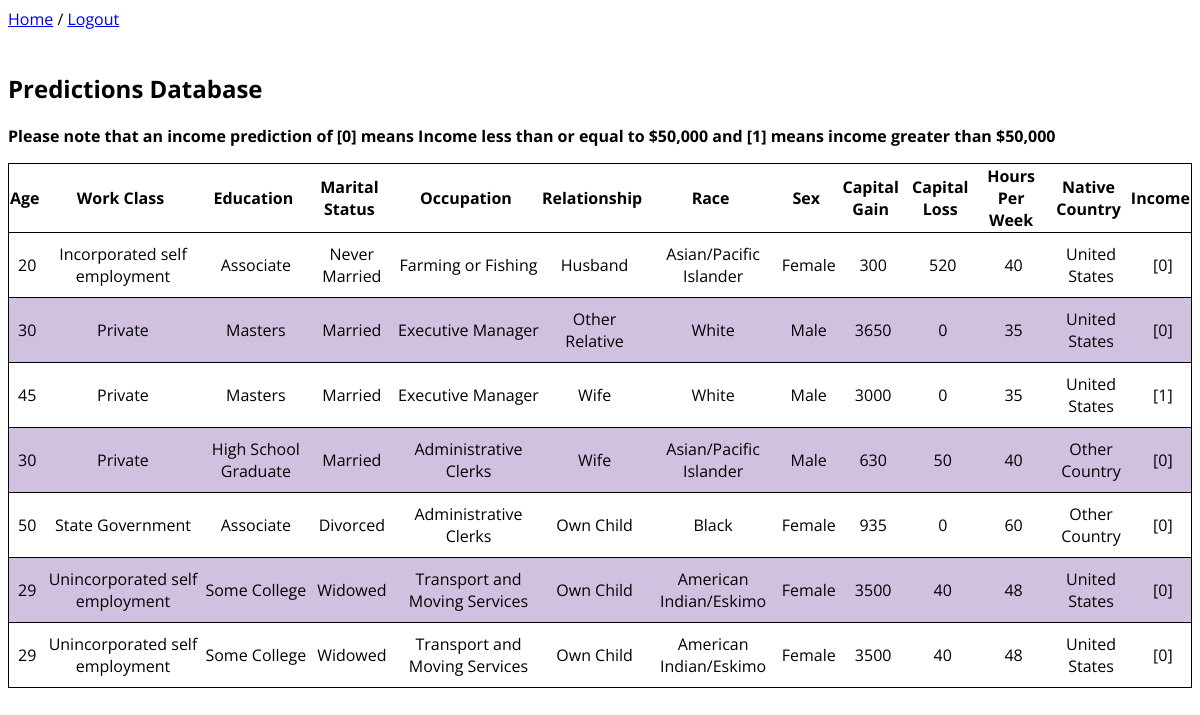
The page /predictlist/ (signed in) on the database its author committed.
### myauthapp/models.py (models this page shows, shortened)
class PredictIncome(models.Model):
    age = models.IntegerField()
    PRIVATE = 'Private'
    SELFNOTINC = 'Unincorporated self employment'
    SELFINC = 'Incorporated self employment'
    FEDGOV = 'Federal Government'
    LOCGOV = 'Local Government'
    STATEGOV = 'State Government'
    WITHOUTPAY = 'Without Pay'
    NEVER = 'Never Worked'
    WORKCLASS_CHOICES = [
        (PRIVATE, 'Private'),
        (SELFNOTINC, 'Unincorporated self employment'),
        (SELFINC, 'Incorporated self employment'),
        (FEDGOV, 'Federal Government'),
        (LOCGOV, 'Local Government'),
        (STATEGOV, 'State Government'),
        (WITHOUTPAY, 'Without Pay'),
        (NEVER, 'Never Worked'),
    ]
    work_class = models.CharField(
        max_length=50,
        choices=WORKCLASS_CHOICES,
    )
    PRETOTWELVE = 'PreSchool to 12th Grade'
    HSGRAD = 'High School Graduate'
    SOMECOL = 'Some College'
    ASSOCIATE = 'Associate'
    BACHELOR = 'Bachelors'
    MASTERS = 'Masters'
    PROFSCH = 'Professional School'
    DOCTORATE = 'Doctorate'
    EDUCATION_CHOICES = [
        (PRETOTWELVE, 'PreSchool to 12th Grade'),
        (HSGRAD, 'High School Graduate'),
        (SOMECOL, 'Some College'),
        (ASSOCIATE, 'Associate'),
        (BACHELOR, 'Bachelors'),
        (MASTERS, 'Masters'),
        (PROFSCH, 'Professional School'),
        (DOCTORATE, 'Doctorate'),
    ]
    education = models.CharField(
        max_length=50,
        choices=EDUCATION_CHOICES,
    )
    MARRIED = 'Married'
    DIVORCED = 'Divorced'
    NEVMARRIED = 'Never Married'
    SEPARATED = 'Separated'
    WIDOWED = 'Widowed'
    MARRIAGE_CHOICES = [
        (MARRIED, 'Married'),
        (DIVORCED, 'Divorced'),
        (NEVMARRIED, 'Never Married'),
        (SEPARATED, 'Separated'),
        (WIDOWED, 'Widowed'),
    ]
    marital_status = models.CharField(
        max_length=50,
        choices=MARRIAGE_CHOICES,
    )
    TECH = 'Technical Support'
    CRAFT = 'Craft Repair'
    SALES = 'Sales'
    EXEC = 'Executive Manager'
    PROF = 'Professional Specialty'
    HANDCLEAN = 'Handlers or Cleaners'
    MACHINE = 'Machine Operator Inspector'
    ADMIN = 'Administrative Clerks'
    FARMFISH = 'Farming or Fishing'
    TRANSPORT = 'Transport and Moving Services'
    PRIVHSE = 'Private House Services'
    PROTECTIVE = 'Protective Services'
    ARMEDFORCE = 'Armed Forces'
    OTHER = 'Other Services'
    OCCUPATION_CHOICES = [
        (TECH, 'Technical Support'),
        (CRAFT, 'Craft Repair'),
        (SALES, 'Sales'),
        (EXEC, 'Executive Manager'),
        (PROF, 'Professional Specialty'),
        (HANDCLEAN, 'Handlers or Cleaners'),
        (MACHINE, 'Machine Operator Inspector'),
        (ADMIN, 'Administrative Clerks'),
        (FARMFISH, 'Farming or Fishing'),
        (TRANSPORT, 'Transport and Moving Services'),
        (PRIVHSE, 'Private House Services'),
        (PROTECTIVE, 'Protective Services'),
        (ARMEDFORCE, 'Armed Forces'),
        (OTHER, 'Other Services'),
    ]
    occupation = models.CharField(
        max_length=50,
        choices=OCCUPATION_CHOICES,
    )
    WIFE = 'Wife'
    OWNCHILD = 'Own Child'
    HUSBAND = 'Husband'
    OTHEREL = 'Other Relative'
    UNMARRIED = 'Unmarried'
    NOTINFAM = 'Not In Family'
    RELATIONSHIP_CHOICES = [
        (WIFE, 'Wife'),
        (OWNCHILD, 'Own Child'),
        (HUSBAND, 'Husband'),
        (OTHEREL, 'Other Relative'),
        (UNMARRIED, 'Unmarried'),
        (NOTINFAM, 'Not In Family'),
    ]
    relationship = models.CharField(
        max_length=20,
        choices=RELATIONSHIP_CHOICES,
    )
    WHITE = 'White'
    ASIAN = 'Asian/Pacific Islander'
    INDIAN = 'American Indian/Eskimo'
    BLACK = 'Black'
    OTHERRACE = 'Other'
    RACE_CHOICES = [
        (WHITE, 'White'),
        (ASIAN, 'Asian/Pacific Islander'),
        (INDIAN, 'American Indian/Eskimo'),
        (BLACK, 'Black'),
        (OTHERRACE, 'Other'),
    ]
    race = models.CharField(
        max_length=30,
        choices=RACE_CHOICES,
    )
    MALE = 'Male'
    FEMALE = 'Female'
    SEX_CHOICES = [
        (MALE, 'Male'),
        (FEMALE, 'Female'),
    ]
    sex = models.CharField(
        max_length=10,
        choices=SEX_CHOICES,
    )
    capital_gain = models.IntegerField()
    capital_loss = models.IntegerField()
    hours_per_week = models.IntegerField()
    USA = 'United States'
    OTHERCOUNTRY = 'Other Country'
    COUNTRY_CHOICES = [
        (USA, 'United States'),
        (OTHERCOUNTRY, 'Other Country'),
    ]
    native_country = models.CharField(
        max_length=30,
        choices=COUNTRY_CHOICES,
    )
    predicts = models.CharField(
        max_length=50
    )

### myauthapp/views.py (the view)
# urls.py: path("predictlist/", views.PredictList.as_view(), name="predict_list"),
class PredictList(LoginRequiredMixin, ListView):
   model = PredictIncome
   template_name = 'predict_list.html'

### myauthapp/templates/predict_list.html (shortened to what this page needs)
{% load static %}
<!DOCTYPE html>
<html lang="en" dir="ltr">
  <head>
    <link rel="stylesheet" type="text/css" href="{% static 'myauthapp/style.css' %}" />
  </head>
  <body>
    <a href="{% url 'home' %}">Home</a> /
    <a href="{% url 'logout' %}">Logout</a> <br> <br>
    <h2>Predictions Database</h2>
    <b><p>Please note that an income prediction of [0] means Income less than or equal to $50,000 and [1] means income greater than $50,000</p></b>
    <table class="predict-table">
        <thead>
            <tr>
                <th>Age</th>
                <th>Work Class</th>
                <th>Education</th>
                <th>Marital Status</th>
                <th>Occupation</th>
                <th>Relationship</th>
                <th>Race</th>
                <th>Sex</th>
                <th>Capital Gain</th>
                <th>Capital Loss</th>
                <th>Hours Per Week</th>
                <th>Native Country</th>
                <th>Income</th>
            </tr>
        </thead>
        <tbody>
          {% for predict in object_list %}
            <tr>
              <td>{{ predict.age }}</td>
              <td>{{ predict.work_class }}</td>
              <td>{{ predict.education }}</td>
              <td>{{ predict.marital_status }}</td>
              <td>{{ predict.occupation }}</td>
              <td>{{ predict.relationship }}</td>
              <td>{{ predict.race }}</td>
              <td>{{ predict.sex }}</td>
              <td>{{ predict.capital_gain }}</td>
              <td>{{ predict.capital_loss }}</td>
              <td>{{ predict.hours_per_week }}</td>
              <td>{{ predict.native_country }}</td>
              <td>{{ predict.predicts }}</td>
            </tr>
          {% endfor %}
        </tbody>
    </table>
  </body>
</html>

### myauthapp/static/myauthapp/style.css (style rules this page uses)
body { font-family: "Open Sans", -apple-system, BlinkMacSystemFont, "Segoe UI", Roboto, Oxygen, Ubuntu, Cantarell, "Helvetica Neue", sans-serif !important;; background-color: rgba(255, 255, 255); overflow-x: hidden }
.predict-table { border: 1px solid black; border-collapse: collapse; }
tr:nth-of-type(even) { background-color: rgba(102, 51, 153, 0.3); }
thead { border-bottom: 1px solid; border-top: 1px solid; padding: 10px 0px 10px 5px; font-weight: bold; }
tr { text-align: center; border-bottom: 1px solid; cursor: pointer; }
td { padding: 10px 0px 10px 5px; }

### rows shown on the page
PredictIncome: age "20", work_class "Incorporated self employment", education "Associate", marital_status "Never Married", occupation "Farming or Fishing", relationship "Husband", race "Asian/Pacific Islander", sex "Female", capital_gain "300", capital_loss "520", hours_per_week "40", native_country "United States", predicts "[0]"
PredictIncome: age "30", work_class "Private", education "Masters", marital_status "Married", occupation "Executive Manager", relationship "Other Relative", race "White", sex "Male", capital_gain "3650", capital_loss "0", hours_per_week "35", native_country "United States", predicts "[0]"
PredictIncome: age "45", work_class "Private", education "Masters", marital_status "Married", occupation "Executive Manager", relationship "Wife", race "White", sex "Male", capital_gain "3000", capital_loss "0", hours_per_week "35", native_country "United States", predicts "[1]"
PredictIncome: age "30", work_class "Private", education "High School Graduate", marital_status "Married", occupation "Administrative Clerks", relationship "Wife", race "Asian/Pacific Islander", sex "Male", capital_gain "630", capital_loss "50", hours_per_week "40", native_country "Other Country", predicts "[0]"
PredictIncome: age "50", work_class "State Government", education "Associate", marital_status "Divorced", occupation "Administrative Clerks", relationship "Own Child", race "Black", sex "Female", capital_gain "935", capital_loss "0", hours_per_week "60", native_country "Other Country", predicts "[0]"
PredictIncome: age "29", work_class "Unincorporated self employment", education "Some College", marital_status "Widowed", occupation "Transport and Moving Services", relationship "Own Child", race "American Indian/Eskimo", sex "Female", capital_gain "3500", capital_loss "40", hours_per_week "48", native_country "United States", predicts "[0]"
PredictIncome: age "29", work_class "Unincorporated self employment", education "Some College", marital_status "Widowed", occupation "Transport and Moving Services", relationship "Own Child", race "American Indian/Eskimo", sex "Female", capital_gain "3500", capital_loss "40", hours_per_week "48", native_country "United States", predicts "[0]"
